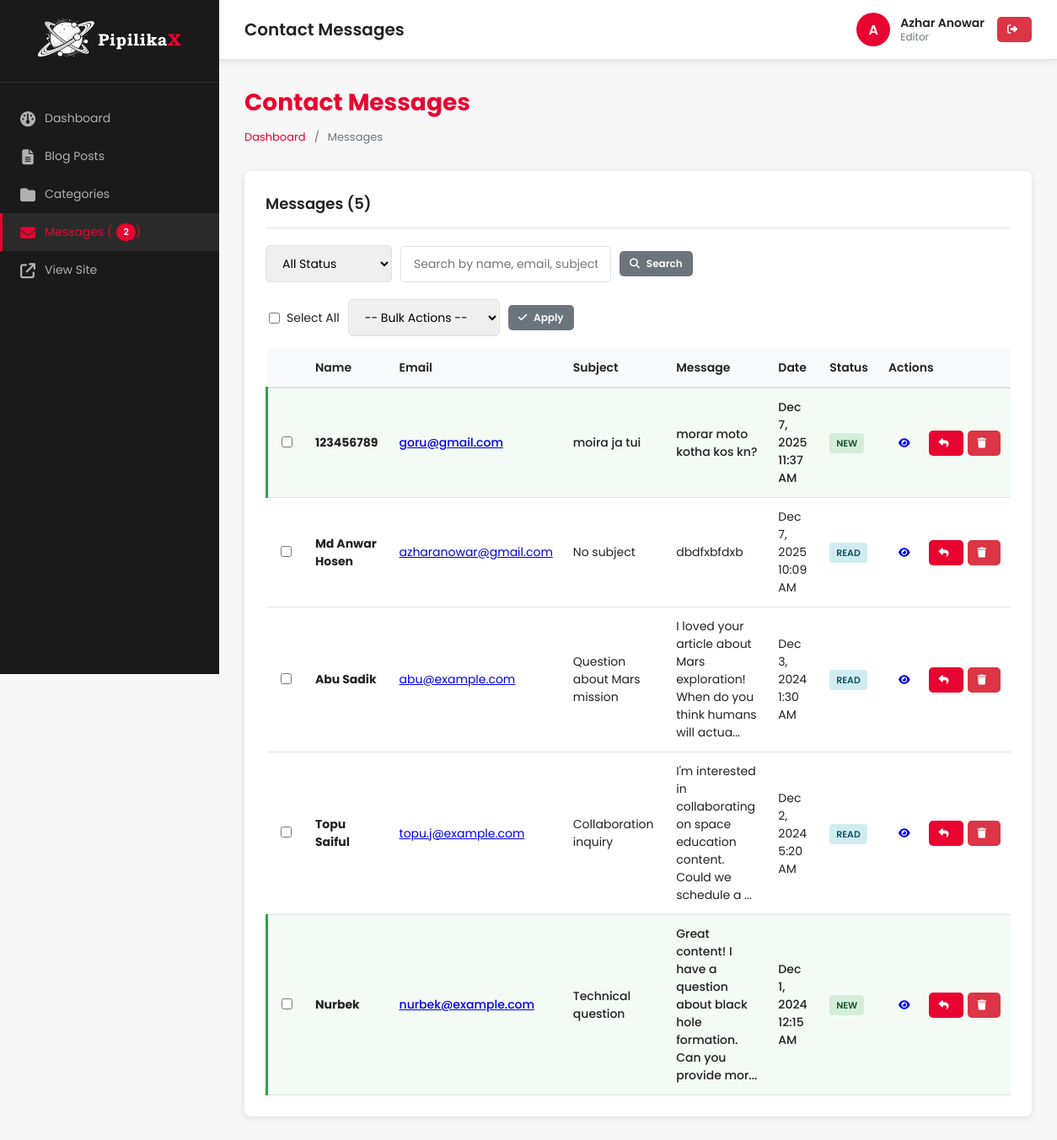
Page /admin/messages/index.php (signed in) on the committed database.
### tables this page shows
CREATE TABLE `contact_messages` (
  `id` int(11) NOT NULL,
  `name` varchar(100) NOT NULL,
  `email` varchar(100) NOT NULL,
  `subject` varchar(255) DEFAULT NULL,
  `message` text NOT NULL,
  `status` enum('new','read','replied','archived') DEFAULT 'new',
  `ip_address` varchar(45) DEFAULT NULL,
  `user_agent` varchar(255) DEFAULT NULL,
  `created_at` timestamp NOT NULL DEFAULT current_timestamp(),
  `read_at` timestamp NULL DEFAULT NULL,
  `replied_at` timestamp NULL DEFAULT NULL
);

### includes/functions.php (called while the page is built, shortened)
<?php
function generateCSRFToken()
{
    return $_SESSION['csrf_token'];
}
function formatDate($date, $format = 'F j, Y')
{
    return date($format, strtotime($date));
}
function truncate($text, $length = 150)
{
    $text = strip_tags($text);
    if (strlen($text) > $length) {
        return substr($text, 0, $length) . '...';
    }
    return $text;
}

### admin/messages/index.php (the view, shortened to what this page needs)
<?php
require_once __DIR__ . '/../includes/header.php';
$status_filter = $_GET['status'] ?? 'all';
$search_query = trim($_GET['search'] ?? '');
$where = [];
$params = [];
$where_clause = !empty($where) ? 'WHERE ' . implode(' AND ', $where) : '';
$count_query = "SELECT COUNT(*) FROM contact_messages $where_clause";
$stmt = $pdo->prepare($count_query);
$stmt->execute($params);
$total_messages = $stmt->fetchColumn();
$page = max(1, (int) ($_GET['page'] ?? 1));
$per_page = 20;
$offset = ($page - 1) * $per_page;
$query = "
    SELECT * FROM contact_messages
    $where_clause
    ORDER BY created_at DESC
    LIMIT $per_page OFFSET $offset
";
$stmt = $pdo->prepare($query);
$stmt->execute($params);
$messages = $stmt->fetchAll();
$csrf_token = generateCSRFToken();
?>
<div class="page-header">
    <h2>Contact Messages</h2>
    <div class="breadcrumb">
        <a href="<?php echo ADMIN_URL; ?>">Dashboard</a> / <span>Messages</span>
    </div>
</div>
<div class="card">
    <div class="card-header">
        <h3>Messages (<?php echo $total_messages; ?>)</h3>
    </div>
    <div style="padding: 0 0 20px 0;">
        <form method="GET" action="" style="display: flex; gap: 10px; flex-wrap: wrap; align-items: center;">
            <select name="status" class="form-control" style="width: 150px;">
                <option value="all" <?php echo $status_filter == 'all' ? 'selected' : ''; ?>>All Status</option>
            </select>
            <input type="text" name="search" class="form-control" style="width: 250px;"
                placeholder="Search by name, email, subject..." value="<?php echo htmlspecialchars($search_query); ?>">
            <button type="submit" class="btn btn-secondary btn-sm">
                <i class="fas fa-search"></i> Search
            </button>
        </form>
    </div>
    <?php if (count($messages) > 0): ?>
        <form method="POST" action="" id="bulk-form">
            <div style="display: flex; gap: 10px; margin-bottom: 15px; align-items: center;">
                <label style="display: flex; align-items: center; gap: 5px; cursor: pointer;">
                    <input type="checkbox" id="select-all">
                    <span>Select All</span>
                </label>
                <select name="bulk_action" class="form-control" style="width: 180px;">
                    <option value="">-- Bulk Actions --</option>
                </select>
                <button type="submit" class="btn btn-secondary btn-sm" onclick="return confirmBulkAction();">
                    <i class="fas fa-check"></i> Apply
                </button>
            </div>
            <table class="table">
                <thead>
                    <tr>
                        <th style="width: 40px;"></th>
                        <th>Name</th>
                        <th>Email</th>
                        <th>Subject</th>
                        <th>Message</th>
                        <th>Date</th>
                        <th>Status</th>
                        <th style="width: 120px;">Actions</th>
                    </tr>
                </thead>
                <tbody>
                    <?php foreach ($messages as $msg): ?>
                        <tr class="<?php echo $msg['status'] == 'new' ? 'unread-row' : ''; ?>">
                            <td>
                                <input type="checkbox" name="selected_messages[]" value="<?php echo $msg['id']; ?>"
                                    class="message-checkbox">
                            </td>
                            <td><strong><?php echo htmlspecialchars($msg['name']); ?></strong></td>
                            <td>
                                <a href="mailto:<?php echo htmlspecialchars($msg['email']); ?>">
                                    <?php echo htmlspecialchars($msg['email']); ?>
                                </a>
                            </td>
                            <td><?php echo htmlspecialchars($msg['subject'] ?: 'No subject'); ?></td>
                            <td style="max-width: 250px;">
                                <?php echo truncate($msg['message'], 80); ?>
                            </td>
                            <td><?php echo formatDate($msg['created_at'], 'M j, Y g:i A'); ?></td>
                            <td>
                                <?php
                                $badge_class = [
                                    'new' => 'badge-success',
                                    'read' => 'badge-info',
                                    'replied' => 'badge-warning',
                                    'archived' => 'badge-danger'
                                ][$msg['status']] ?? 'badge-info';
                                ?>
                                <span class="badge <?php echo $badge_class; ?>">
                                    <?php echo ucfirst($msg['status']); ?>
                                </span>
                            </td>
                            <td>
                                <div class="action-buttons">
                                    <a href="view.php?id=<?php echo $msg['id']; ?>" class="btn btn-sm btn-info" title="View">
                                        <i class="fas fa-eye"></i>
                                    </a>
                                    <a href="mailto:<?php echo htmlspecialchars($msg['email']); ?>"
                                        class="btn btn-sm btn-primary" title="Reply">
                                        <i class="fas fa-reply"></i>
                                    </a>
                                    <a href="?delete=<?php echo $msg['id']; ?>&token=<?php echo $csrf_token; ?>"
                                        class="btn btn-sm btn-danger"
                                        onclick="return confirm('Are you sure you want to delete this message?');"
                                        title="Delete">
                                        <i class="fas fa-trash"></i>
                                    </a>
                                </div>
                            </td>
                        </tr>
                    <?php endforeach; ?>
                </tbody>
            </table>
        </form>
    <?php endif; ?>
</div>
<?php require_once __DIR__ . '/../includes/footer.php'; ?>

### admin/assets/css/admin-style.css (style rules this page uses)
:root { --admin-primary: #E90330; --admin-primary-dark: #B00225; --admin-bg: #f7f7f7; --admin-sidebar-bg: #1a1a1a; --admin-sidebar-text: #b0b0b0; --admin-sidebar-hover: #2a2a2a; --admin-white: #ffffff; --admin-text: #222222; --admin-text-light: #6c757d; --admin-border: #dee2e6; --admin-success: #28a745; --admin-warning: #ffc107; --admin-danger: #dc3545; --admin-info: #17a2b8; --admin-shadow: 0 2px 8px rgba(0, 0, 0, 0.1); }
* { box-sizing: border-box; }
body { margin: 0; font-family: 'Poppins', sans-serif; background: var(--admin-bg); color: var(--admin-text); font-size: 14px; }
.page-header { margin-bottom: 30px; }
.page-header h2 { margin: 0 0 10px 0; color: var(--admin-primary); font-size: 28px; font-weight: 700; }
.breadcrumb { display: flex; gap: 10px; color: var(--admin-text-light); font-size: 13px; }
.breadcrumb a { color: var(--admin-primary); text-decoration: none; }
.card { background: var(--admin-white); border-radius: 8px; padding: 25px; margin-bottom: 20px; box-shadow: var(--admin-shadow); }
.card-header { display: flex; justify-content: space-between; align-items: center; margin-bottom: 20px; padding-bottom: 15px; border-bottom: 1px solid var(--admin-border); }
.card-header h3 { margin: 0; font-size: 18px; color: var(--admin-text); font-weight: 600; }
.btn { padding: 10px 20px; border: none; border-radius: 5px; font-family: 'Poppins', sans-serif; font-size: 14px; font-weight: 600; cursor: pointer; transition: all 0.3s ease; text-decoration: none; display: inline-block; text-align: center; }
.btn-primary { background: var(--admin-primary); color: white; }
.btn-danger { background: var(--admin-danger); color: white; }
.btn-secondary { background: #6c757d; color: white; }
.btn-sm { padding: 6px 12px; font-size: 12px; }
.btn i { margin-right: 5px; }
.form-control { width: 100%; padding: 10px 15px; border: 1px solid var(--admin-border); border-radius: 5px; font-family: 'Poppins', sans-serif; font-size: 14px; transition: border-color 0.3s ease; }
.table { width: 100%; border-collapse: collapse; background: white; }
.table thead { background: #f8f9fa; }
.table th { padding: 12px; text-align: left; font-weight: 600; color: var(--admin-text); border-bottom: 2px solid var(--admin-border); }
.table td { padding: 12px; border-bottom: 1px solid var(--admin-border); }
.badge { padding: 4px 8px; border-radius: 4px; font-size: 11px; font-weight: 600; text-transform: uppercase; }
.badge-success { background: #d4edda; color: #155724; }
.badge-info { background: #d1ecf1; color: #0c5460; }
.action-buttons { display: flex; gap: 5px; }
.unread-row { background-color: rgba(40, 167, 69, 0.05); font-weight: 500; }
.unread-row td:first-child { border-left: 3px solid var(--admin-success); }

### admin/messages/index.php (style rules this page uses)
.unread-row { background-color: rgba(40, 167, 69, 0.05); font-weight: 500; }
.unread-row td:first-child { border-left: 3px solid #28a745; }

### rows in the picture
contact_messages: name "123456789", email "goru@gmail.com", subject "moira ja tui", message "morar moto kotha kos kn?", created_at "Dec 7, 2025 11:37 AM", status "NEW"
contact_messages: name "Md Anwar Hosen", email "azharanowar@gmail.com", subject "No subject", message "dbdfxbfdxb", created_at "Dec 7, 2025 10:09 AM", status "READ"
contact_messages: name "Abu Sadik", email "abu@example.com", subject "Question about Mars mission", message "I loved your article about Mars exploration! When do you think humans will actua...", created_at "Dec 3, 2024 1:30 AM", status "READ"
contact_messages: name "Topu Saiful", email "topu.j@example.com", subject "Collaboration inquiry", message "I'm interested in collaborating on space education content. Could we schedule a ...", created_at "Dec 2, 2024 5:20 AM", status "READ"
contact_messages: name "Nurbek", email "nurbek@example.com", subject "Technical question", message "Great content! I have a question about black hole formation. Can you provide mor...", created_at "Dec 1, 2024 12:15 AM", status "NEW"

### other values in the picture
$unread_messages_count "2"
$page_heading "Contact Messages"
substr($current_user['username'], 0, 1) "A"
$current_user['full_name'] "Azhar Anowar"
$current_user['role'] "Editor"
$total_messages "5"
